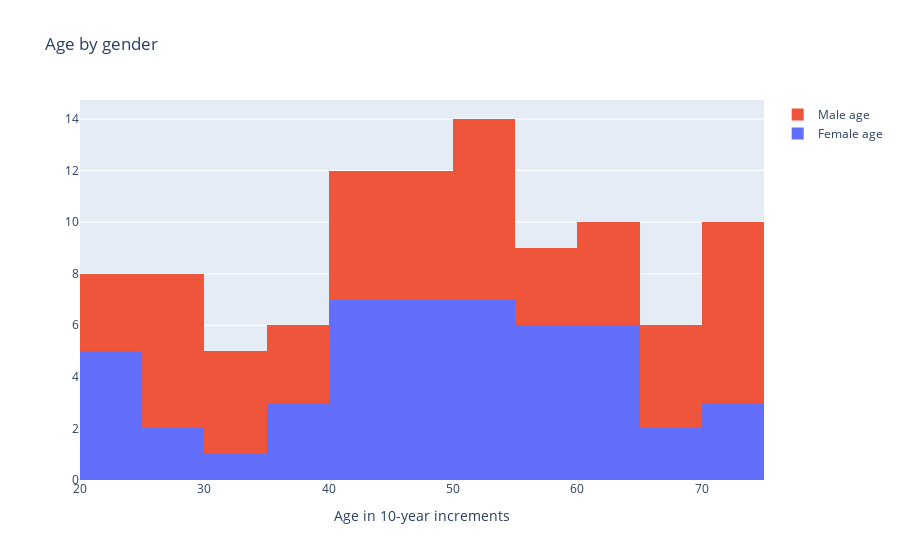

The code cell stored with this chart in its notebook:
### Markdown cell above
### Stack

### Code cell
trace0 = go.Histogram(x = female.Age,
                     name = "Female age")

trace1 = go.Histogram(x = male.Age,
                     name = "Male age")

data = [trace0, trace1]

layout = {"title":"Age by gender",
         "xaxis":{"title":"Age in 10-year increments"},
         "barmode":"stack"}

iplot({"data":data, "layout":layout})

### Figure 1 — Plotly figure (JSON) as saved in the notebook; plotly's stock layout.template omitted (floating-point values rounded to 4 significant figures)
{"data": [{"name": "Female age", "type": "histogram", "x": [44.64, 63.41, 63.12, 35.72, 68.3, 40.32, 48.05, 59.49, 40.99, 51.3, 48.17, 21.74, 62.73, 68.66, 40.7, 56.17, 51.68, 44.55, 64.32, 28.76, 24.23, 57.44, 53.11, 23.34, 38.8, 48.16, 51.56, 21.37, 54.34, 72.78, 36.4, 41.65, 45.39, 74.03, 27.45, 60.88, 52.71, 46.47, 33.38, 43.5, 21.34, 54.06, 70.58, 59.12, 61.29, 55.22, 46.94, 49.99, 57.15]}, {"name": "Male age", "type": "histogram", "x": [31.34, 54.59, 35.93, 64.3, 72.74, 57.91, 54.23, 25.07, 40.92, 71.39, 42.45, 63.59, 38.11, 67.93, 59.03, 59.05, 32.81, 70.94, 44.88, 70.1, 30.95, 23.56, 49.8, 51.32, 27.04, 53.79, 70.25, 63.69, 74.57, 63.77, 54.75, 46.82, 31.57, 23.91, 27.69, 26.78, 69.6, 49.94, 37.23, 44.59, 54.79, 29.09, 65.87, 44.67, 29.24, 51.69, 49.52, 72.38, 48.14, 65.24, 24.08]}], "layout": {"barmode": "stack", "title": {"text": "Age by gender"}, "xaxis": {"title": {"text": "Age in 10-year increments"}}}}
